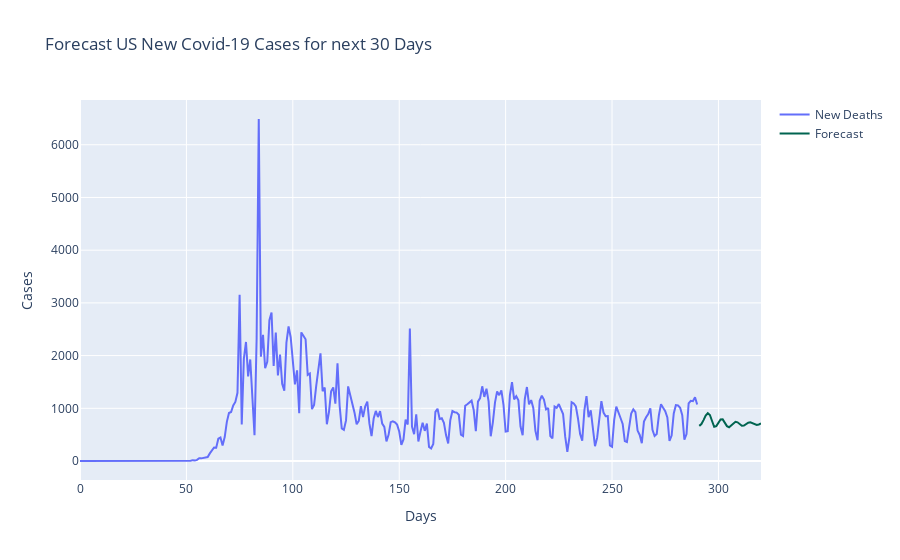

The code cell stored with this chart in its notebook:
### Code cell
fig = make_subplots()
fig.add_trace(
    go.Scatter(y=data_usa_new_deaths.values, name="New Deaths"),
)

fig.add_trace(
    go.Scatter(x=[
        i for i in range(
            len(data_usa_new_deaths.values), 
           len(data_usa_new_deaths.values)+len(pred))],y=pred.T.tolist()[0], name="Forecast",
               #mode='lines',
              line=dict(color='rgb(0,100,80)')),
)
fig.update_layout(
    title_text="Forecast US New Covid-19 Cases for next 30 Days"
)
fig.update_xaxes(title_text="Days")
fig.update_yaxes(title_text="Cases")
fig.show()

### Figure 1 — Plotly figure (JSON) as saved in the notebook; plotly's stock layout.template omitted (floating-point values rounded to 4 significant figures; data arrays with more than 128 entries replaced by an {"elided": "..."} marker saying what was removed)
{"data": [{"name": "New Deaths", "type": "scatter", "y": {"elided": "291 int values"}}, {"line": {"color": "rgb(0,100,80)"}, "name": "Forecast", "type": "scatter", "x": [291, 292, 293, 294, 295, 296, 297, 298, 299, 300, 301, 302, 303, 304, 305, 306, 307, 308, 309, 310, 311, 312, 313, 314, 315, 316, 317, 318, 319, 320], "y": [666.4, 700.6, 776.0, 863.4, 906.7, 872.8, 758.2, 649.0, 661.3, 719.9, 786.1, 789.3, 723.1, 661.2, 640.8, 677.8, 719.4, 743.3, 734.1, 698.6, 670.4, 673.2, 700.7, 726.8, 734.4, 717.7, 693.2, 684.5, 693.9, 711.3]}], "layout": {"title": {"text": "Forecast US New Covid-19 Cases for next 30 Days"}, "xaxis": {"anchor": "y", "domain": [0, 1], "title": {"text": "Days"}}, "yaxis": {"anchor": "x", "domain": [0, 1], "title": {"text": "Cases"}}}}
